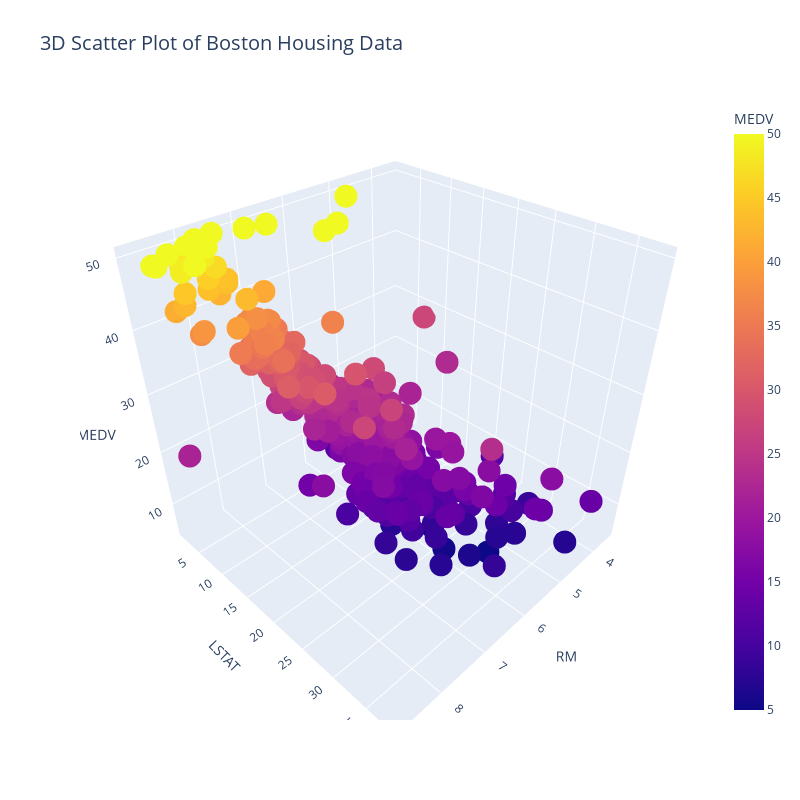

Write notebook code for a chart like this one.
### Code cell
import plotly.express as px

fig = px.scatter_3d(df, x='RM', y='LSTAT', z='MEDV', color='MEDV', title='3D Scatter Plot of Boston Housing Data')
fig.update_layout(
	scene=dict(
		xaxis_title='RM',
		yaxis_title='LSTAT',
		zaxis_title='MEDV'
	),
	title=dict(
		text='3D Scatter Plot of Boston Housing Data',
		font=dict(size=20)
	),
    width=800,
    height=800
)
fig.show()

### Figure 1 — Plotly figure (JSON) as saved in the notebook; plotly's stock layout.template omitted (floating-point values rounded to 4 significant figures; data arrays with more than 128 entries replaced by an {"elided": "..."} marker saying what was removed)
{"data": [{"hovertemplate": "RM=%{x}<br>LSTAT=%{y}<br>MEDV=%{marker.color}<extra></extra>", "legendgroup": "", "marker": {"color": {"elided": "506 float values"}, "coloraxis": "coloraxis", "symbol": "circle"}, "mode": "markers", "name": "", "scene": "scene", "showlegend": false, "type": "scatter3d", "x": {"elided": "506 float values"}, "y": {"elided": "506 float values"}, "z": {"elided": "506 float values"}}], "layout": {"coloraxis": {"colorbar": {"title": {"text": "MEDV"}}, "colorscale": [[0, "#0d0887"], [0.1111, "#46039f"], [0.2222, "#7201a8"], [0.3333, "#9c179e"], [0.4444, "#bd3786"], [0.5556, "#d8576b"], [0.6667, "#ed7953"], [0.7778, "#fb9f3a"], [0.8889, "#fdca26"], [1, "#f0f921"]]}, "height": 800, "legend": {"tracegroupgap": 0}, "scene": {"domain": {"x": [0, 1], "y": [0, 1]}, "xaxis": {"title": {"text": "RM"}}, "yaxis": {"title": {"text": "LSTAT"}}, "zaxis": {"title": {"text": "MEDV"}}}, "title": {"font": {"size": 20}, "text": "3D Scatter Plot of Boston Housing Data"}, "width": 800}}
